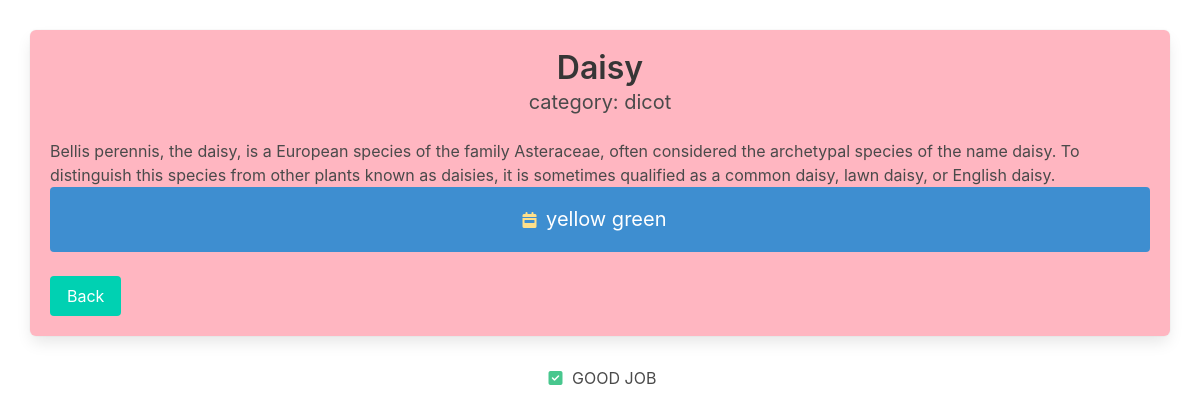
/flower/daisy, run on the app's committed database.
### mysite/models.py (models this page shows, shortened)
class Flowers(models.Model):
    name = models.CharField(max_length=255,default="")
    description = models.TextField(default="")
    slug = models.SlugField(blank=True, default="")
    category = models.ForeignKey(Category, null=True, on_delete=models.PROTECT)
    tag = models.ManyToManyField(Tag)

class Category(models.Model):
    title = models.CharField(max_length=255,default="")
    def __str__(self):
        return self.title

class Tag(models.Model):
    tag = models.CharField(max_length=255, default='')
    slug = models.SlugField(blank=True, default="")

### mysite/views.py (the view)
# urls.py: path('flower/<slug:slug>', views.detail, name='detail'),
def detail(request, slug= None):
    flower = get_object_or_404(Flowers, slug = slug)
    ctx = {'flower':flower}
    return render(request,'mysite/detail.html', ctx)

### mysite/Templates/mysite/detail.html (shortened to what this page needs)
{% extends 'base/base.html' %}
{% block content %}
<div class="block">
    <div class="box" style="background-color:lightpink; margin: 30px;">
        <h1 class="title" style="text-align: center;">
            {{ flower.name }}
        </h1>
        <h1 class="subtitle" style="text-align: center;">
            category: {{ flower.category}}
        </h1>
        <p>
            {{ flower.description }}
        </p>
        <div class="notification is-info">
            <p style="margin-left: auto; margin-right:auto; text-align:center ;">
                <span class="icon has-text-warning">
                    <i class="fa-solid fa-calendar-week"></i>
                </span>
                <span class='subtitle' style="text-align: center;">
                    {% for i in flower.tag.all %}
                    {{ i.tag }}
                    {% endfor %}
                </span>
            </p>
        </div>
        <a href="{% url 'mysite' %}" class="button is-primary">
            Back
        </a>
    </div>
</div>
{% endblock %}

### data on the page
Flowers: name "Daisy", category "dicot", description "Bellis perennis, the daisy, is a European species of the family Asteraceae, often considered the archetypal species of the name daisy. To distinguish this species from other plants known as daisies, it is sometimes qualified as a common daisy, lawn daisy, or English daisy."
Tag: tag "yellow"
Tag: tag "green"
